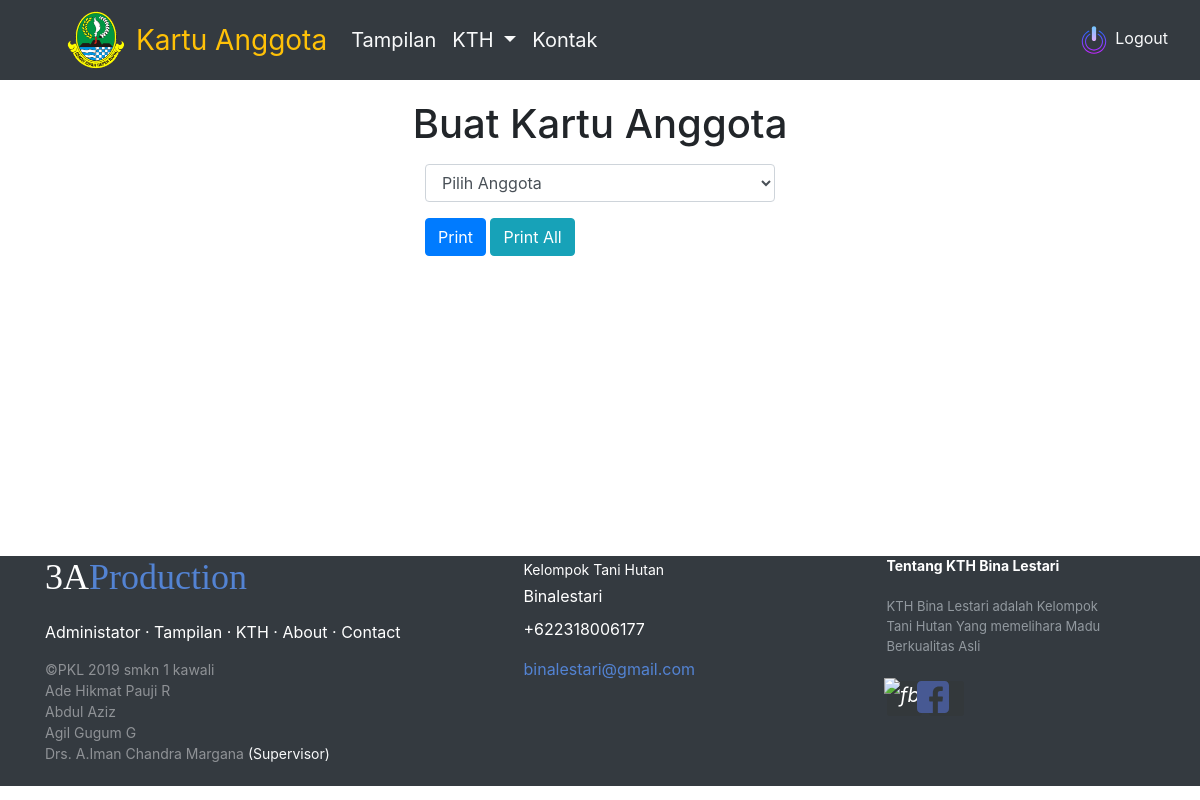
/admin/index.php (signed in), run on the app's committed database.
### tables this page shows
CREATE TABLE `logo` (
  `id_logo` int(11) NOT NULL,
  `nama_logo` varchar(100) DEFAULT NULL,
  `untuk` varchar(100) NOT NULL
);

CREATE TABLE `contac` (
  `id_con` int(11) NOT NULL,
  `nohp` varchar(15) DEFAULT NULL,
  `email` varchar(100) DEFAULT NULL,
  `about` varchar(255) DEFAULT NULL,
  `fb` varchar(100) DEFAULT NULL
);

### sql/index.php (called while the page is built, shortened)
<?php
function tampil($key){
  $row=[];
  $query=mysql_query($key);
   while($rows=mysql_fetch_assoc($query)){
     $row[]=$rows;
   }
 return $row;
}

### admin/index.php (the view, shortened to what this page needs)
<?php
require "../sql/index.php";
require "../validasi/index.php";
require "../random/index.php";
$tp="SELECT * FROM logo WHERE untuk='cdk'";
$pt=tampil($tp);
$logo=$pt[0]['nama_logo'];
?>
<!DOCTYPE html>
<html>
<head>
	<link rel="stylesheet" type="text/css" href="../bootstrap/css/bootstrap.css">
	<link rel="stylesheet" type="text/css" href="../css/lg.css">
	<link rel="stylesheet" type="text/css" href="../css/sm.css">
	<link rel="stylesheet" type="text/css" href="../css/style.css">
</head>
<body>
<section>
		<nav class="navbar navbar-expand-lg navbar-light bg-dark fixed-top">
		<img src="img/logo/<?=$logo?>">
	  <a class="navbar-brand text-warning" href="#">Kartu Anggota</a>
	  <div class="collapse navbar-collapse" id="navbarNav">
		<ul class="navbar-nav">
			<li class="nav-item">
	        <a class="nav-link text-light" href="layout.php">Tampilan</a>
	        </li>
           <li class="nav-item dropdown">
        <a class="nav-link dropdown-toggle text-light" href="" id="navbarDropdown" role="button" data-toggle="dropdown" aria-haspopup="true" aria-expanded="false">
          KTH
        </a>
      </li>
       <li>
          <a class="nav-link text-light" href="contac.php">Kontak</a>
      </li>
	    </ul>
	  </div>
	   <a class="nav-link text-sm-left text-light" onclick="return confirm('apakah anda yakin ingin keluar?');" href="../logout.php"> Logout</a>
</nav>
</section>
<div class="container topp">
<h1 class="text-center">Buat Kartu Anggota</h1>
   <div class="row justify-content-center">
      <div class="col-lg-4">
      <form action="../printang.php" method="post">
        <select class="form-control mt-2" name="nik" id="" required>
        <option value="">Pilih Anggota</option>
        </select>
        <button type="submit" class="btn btn-primary mt-3" name="print">Print</button>
        <a href="../printang.php?nik=<?=md5('all');?>" class="btn btn-info mt-3" target="_blank">Print All</a>
        </form>
      </div>
   </div>
</div>
<?php
$str="SELECT * FROM contac WHERE id_con='1'";
$row=tampil($str);
 ?>
<div class="container-fluid bg-dark" style="max-width: 100%; height:230px; margin-top: 300px;">
       <div class="container bg-dark mt-3">
       <footer class="footer-distributed">
                  <div class="footer-left">
                    <h3>3A<span>Production</span></h3>
                     <p class="footer-links">
                   <a href="index.php">Administator</a>
                   ·                     <a href="layout.php">Tampilan</a>
                   ·                     <a href="kth.php">KTH</a>
                   ·                     <a href="#">About</a>
                   ·                     <a href="contac.php">Contact</a>
                     </p>
                     <p class="footer-company-name">&copy;PKL 2019 smkn 1 kawali</p>
                     <p class="footer-company-name">Ade Hikmat Pauji R</p>
                     <p class="footer-company-name">Abdul Aziz</p>
                     <p class="footer-company-name">Agil Gugum G</p>
                     <p class="footer-company-name">Drs. A.Iman Chandra Margana <span class="text-light">(Supervisor)</span></p>
                 </div>
                 <div class="footer-center">
                  <div>
                   <p><span>Kelompok Tani Hutan</span> Binalestari</p>
                  </div>
                  <div>
                    <p><?=$row[0]['nohp']?></p>
                  </div>
                  <div>
                    <p><a href="<?=$row[0]['email']?>"><?=$row[0]['email']?></a></p>
                  </div>
                 </div>
                 <div class="footer-right">
                  <p class="footer-company-about">
                    <span>Tentang KTH Bina Lestari</span>                     <?=$row[0]['about']?>
                  </p>
                  <div class="footer-icons">
                    <a href="<?=$row[0]['fb']?>"><i class="fa fa-linkedin"><img src="https://img.icons8.com/color/48/000000/gmail.png" class="img-fluid" style="margin-left: -20px; max-height: 40px; position: absolute; max-width: 55px; margin-top: -3px;" alt="fb"></i></a>
                    <a href="<?=$row[0]['fb']?>"><i class="fa fa-linkedin"><img src="../admin/img/logo/fb.svg" class="img-fluid" style="margin-left: -30px; position: absolute; max-width: 55px; max-height: 32px;" alt="fb"></i></a>
                  </div>
                 </div>
             </footer>
               </div>
           </div>
</body>
</html>

### css/lg.css (style rules this page uses)
.navbar img { width:60px; height:50px; }
.navbar-brand { font-size: 15px; }
.topp { margin-top:200px; }
@media (min-width: 992px) { .navbar img { width:60px; height:60px; margin-left:50px; margin-right:10px; } }
@media (min-width: 992px) { .navbar { height: 80px; } }
@media (min-width: 992px) { .navbar-nav { font-size: 20px; } }
@media (min-width: 992px) { .navbar-brand { font-size: 28px; } }
@media (min-width: 992px) { .topp { margin-top:100px; } }

### css/sm.css (style rules this page uses)
.footer-distributed .footer-left, .footer-distributed .footer-center, .footer-distributed .footer-right { display: inline-block; vertical-align: top; }
.footer-distributed .footer-left { width: 40%; }
.footer-distributed h3 { color: #ffffff; font: normal 36px 'Cookie', cursive; margin: 0; }
.footer-distributed h3 span { color: #5383d3; }
.footer-distributed .footer-links { color: #ffffff; margin: 20px 0 12px; padding: 0; }
.footer-distributed .footer-links a { display:inline-block; line-height: 1.8; text-decoration: none; color: inherit; }
.footer-distributed .footer-company-name { color: #8f9296; font-size: 14px; font-weight: normal; margin: 0; }
.footer-distributed .footer-center { width: 35%; }
.footer-distributed .footer-center p { display: inline-block; color: #ffffff; vertical-align: middle; margin:0; }
.footer-distributed .footer-center p span { display:block; font-weight: normal; font-size:14px; line-height:2; }
.footer-distributed .footer-center p a { color: #5383d3; text-decoration: none;; }
.footer-distributed .footer-right { width: 20%; }
.footer-distributed .footer-company-about { line-height: 20px; color: #92999f; font-size: 13px; font-weight: normal; margin: 0; }
.footer-distributed .footer-company-about span { display: block; color: #ffffff; font-size: 14px; font-weight: bold; margin-bottom: 20px; }
.footer-distributed .footer-icons { margin-top: 25px; }
.footer-distributed .footer-icons a { display: inline-block; width: 35px; height: 35px; cursor: pointer; background-color: #33383b; border-radius: 2px; font-size: 20px; color: #ffffff; text-align: center; line-height: 35px; margin-right: 3px; margin-bottom: 5px; }

### data on the page
logo: nama_logo (picture)
contac: nohp "+622318006177", email "binalestari@gmail.com", about "KTH Bina Lestari adalah Kelompok Tani Hutan Yang memelihara Madu Berkualitas Asli"
